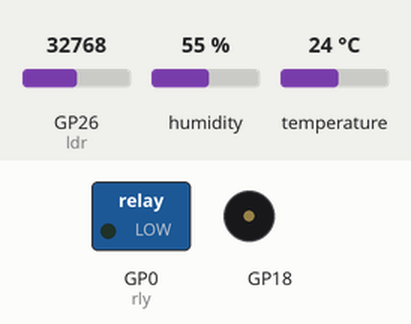
Bench run of a program on a simulated Raspberry Pi Pico running CircuitPython. Parts: switched loads named in the program (green lamp = pin HIGH), buzzer (waves = sounding). The test bench sets the inputs (shaded band); at power-on: GP26 (ldr) = 32768, humidity 55 %, temperature 24 °C (analog values on the 0–65535 scale). No MQTT or app messages arrive unless stated; values from a settings file that is not in the repository are placeholders; what the program prints to the serial console is not drawn.

Above: at 3.4 s.
At 22.81 s:
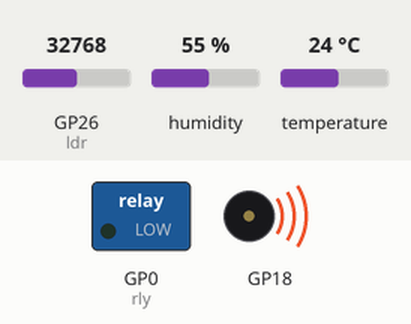
Timing chart, 0 to 27.1 s (numbered marks = the images above):
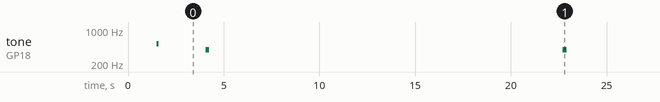

The program:

07Psmarthomeadafruitio.py
```python
'''
Smart Home - Adafruit IO
  - Tested with CircuitPython 8.0.0-beta.6

Additional libraries
  https://circuitpython.org/libraries
    - adafruit_requests.mpy
    - simpleio.mpy
    - adafruit_dht.mpy
    - adafruit_io
    - adafruit_minimqtt
    - adafruit_register
    - simpleio.mpy

References:
[1] https://learn.adafruit.com/pico-w-wifi-with-circuitpython/pico-w-with-adafruit-io
'''

import os
import time
import ssl
import wifi
import socketpool
import microcontroller
import board
import busio
import adafruit_requests
import adafruit_dht
import analogio
import simpleio
import digitalio
from adafruit_io.adafruit_io import IO_HTTP, AdafruitIO_RequestError

# Get wifi details from a settings.toml file
print(os.getenv("test_env_file"))
ssid = os.getenv("WIFI_SSID")
password = os.getenv("WIFI_PASSWORD")
aio_username = os.getenv("aio_username")
aio_key = os.getenv("aio_key")

# Buzzer
NOTE_G4 = 392
NOTE_C5 = 523
buzzer = board.GP18

# WiFi Connection
wifi.radio.connect(ssid,password)
pool = socketpool.SocketPool(wifi.radio)
requests = adafruit_requests.Session(pool, ssl.create_default_context())
simpleio.tone(buzzer, NOTE_C5, duration=0.1)

# Initialize an Adafruit IO HTTP API object
io = IO_HTTP(aio_username, aio_key, requests)
print("Connected to Adafruit IO✅")

# Input-Output Initialization
rly = digitalio.DigitalInOut(board.GP0)
rly.direction = digitalio.Direction.OUTPUT

# DHT22
dht22 = adafruit_dht.DHT22(board.GP7)

# LDR
ldr = analogio.AnalogIn(board.GP26)
R = 10000                       # ohm resistance value


def readDHT22():
    temperature = dht22.temperature
    humidity = dht22.humidity
    return temperature, humidity

def rtolux():
    raw = ldr.value
    vout = (raw * 3.3) / 65536
    RLDR = (vout*R)/(3.3-vout)
    lux = 500/(RLDR/1000)       # Conversion resitance to lumen
    return lux

# Create feed. Please make sure same as at adafruit IO.
picowTemp_feed = io.get_feed("smarthome.temp")
picowHumi_feed = io.get_feed("smarthome.humi")
picowLux_feed = io.get_feed("smarthome.lux")
picowLig_feed = io.get_feed("smarthome.light")

#  pack feed names into an array for the loop
feed_names = [picowTemp_feed, picowHumi_feed, picowLux_feed, picowLig_feed]
print("Feeds Created✅")

clock = 10

while True:
    try:
        while not wifi.radio.ipv4_address or "0.0.0.0" in repr(wifi.radio.ipv4_address):
            print(f"Reconnecting to WiFi...")
            wifi.radio.connect(ssid, password)
        #  when the clock runs out..
        if clock > 10:
            # Read the Sensors
            dhtval = readDHT22()
            luxval = rtolux()
            temp = round(dhtval[0],2)
            humi = round(dhtval[1],2)
            lux = round(luxval,2)

            # Decision Making to Turn ON the Light
            if (lux < 10):
                rly.value = True
                light = 1
                print("Light Turn ON")
            else:
                rly.value = False
                light = 0
                print("Light Turn OFF")

            print("\nUpdating Adafruit IO...✅")
            simpleio.tone(buzzer, NOTE_G4, duration=0.2)
            #  send sensor data to respective feeds
            data = [temp, humi, lux, light]
            for z in range(len(data)):
                io.send_data(feed_names[z]["key"], data[z])
                print("sent %0.1f" % data[z])
                time.sleep(1)
            #  print sensor data to the REPL
            print("Temperature = {:.2f} °C".format(temp))
            print("Humidity = {:.2f} %".format(humi))
            print("Lux = {:.2f} lx".format(lux))
            print()
            time.sleep(1)
            #  reset clock
            clock = 0
        else:
            clock += 1
    # pylint: disable=broad-except
    #  any errors, reset Pico W
    except Exception as e:
        print("Error:\n", str(e))
        print("Resetting microcontroller in 10 seconds")
        time.sleep(10)
        microcontroller.reset()
    #  delay
    time.sleep(1)
    print(clock)
```

Measured:
- by itself, tone on GP18: plays 523 Hz for 0.10 s, 392 Hz for 0.20 s, 392 Hz for 0.20 s, 392 Hz for 0.20 s, 392 Hz for 0.20 s, 392 Hz for 0.20 s … (8 notes in this stretch)
